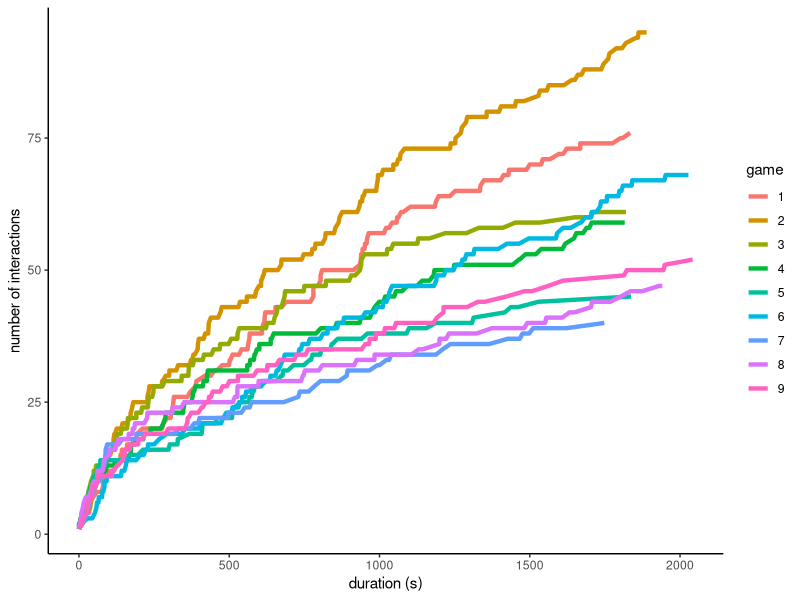
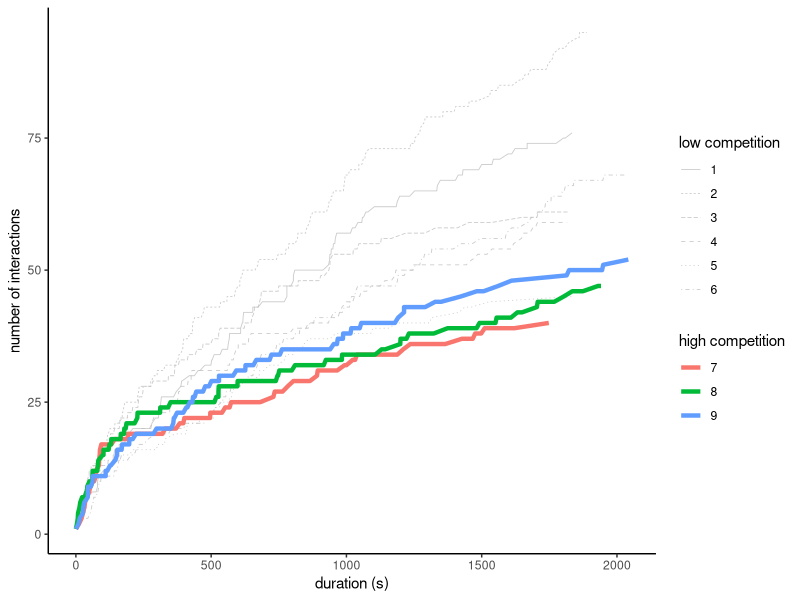
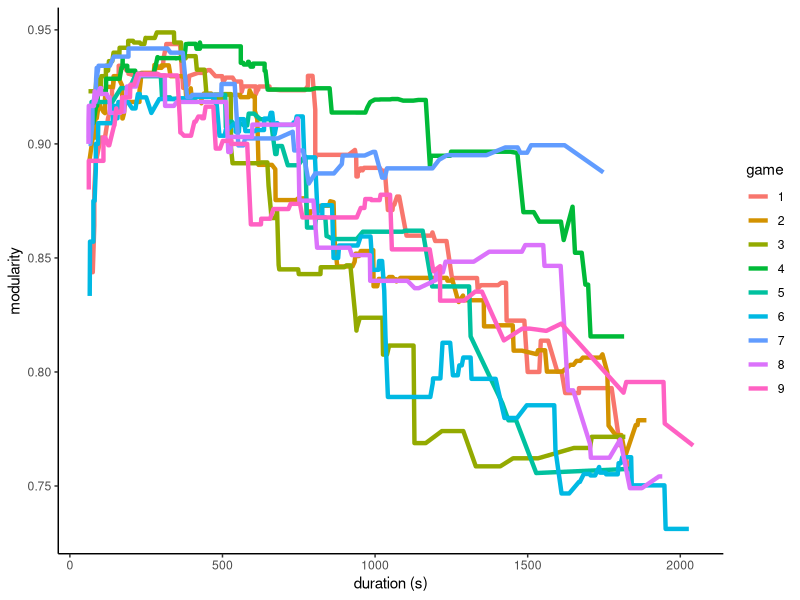
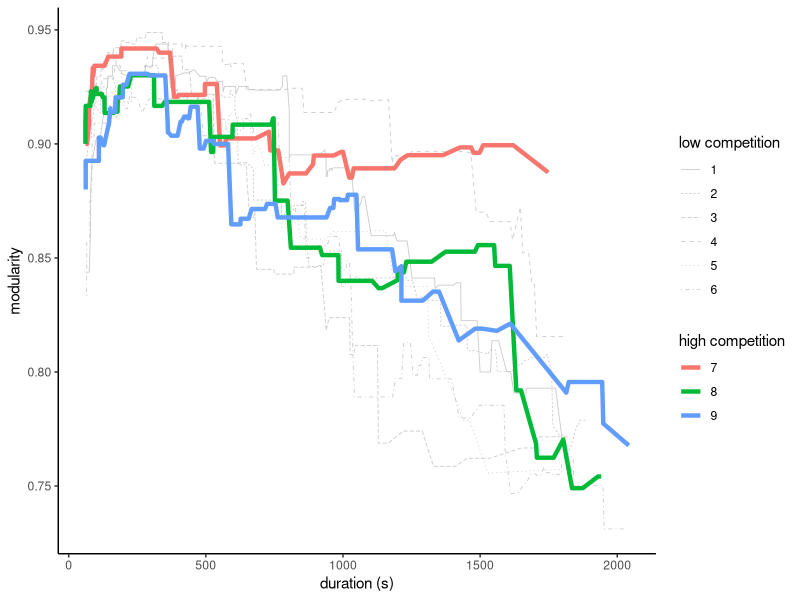
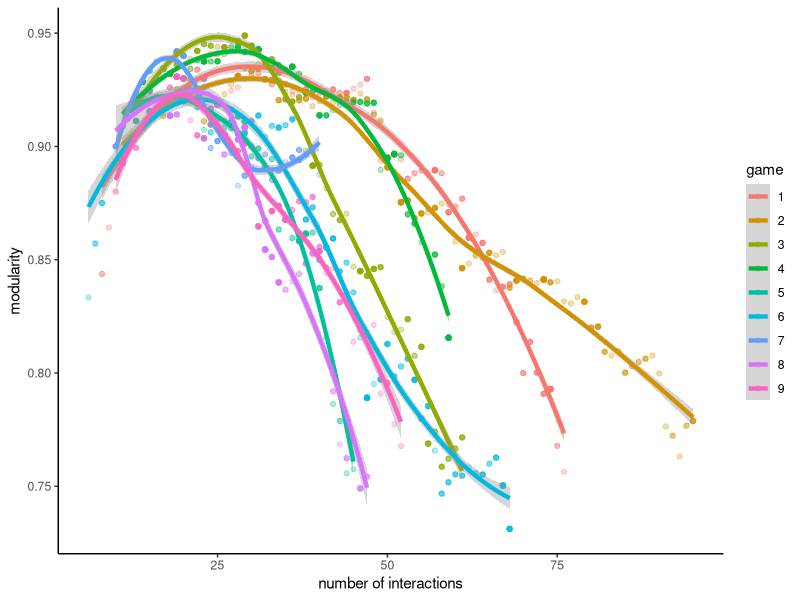
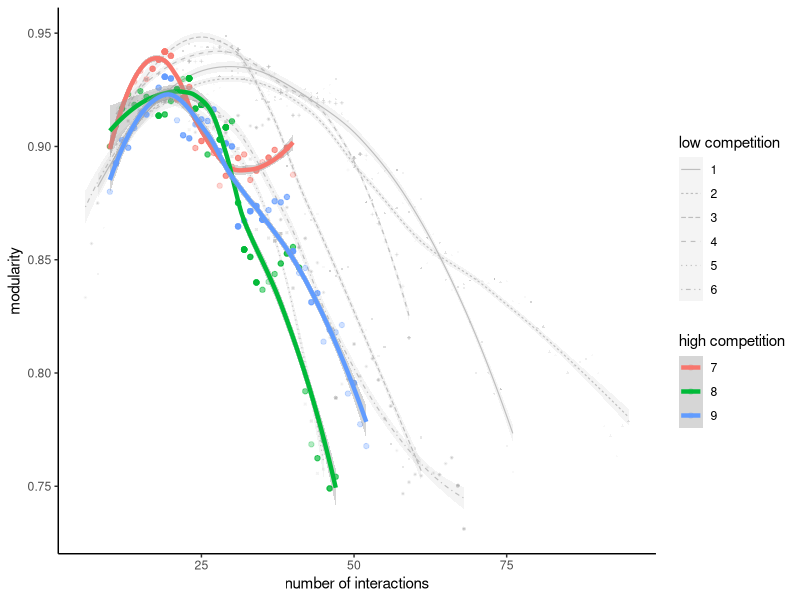
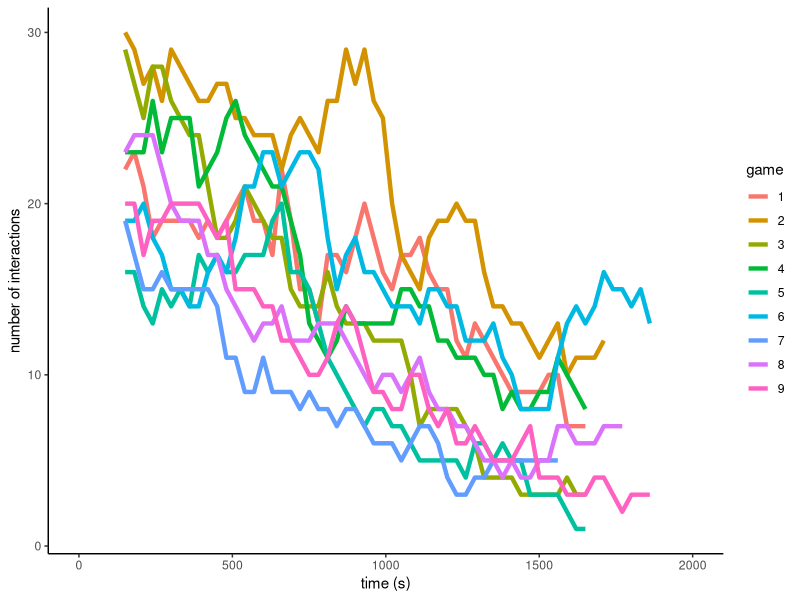
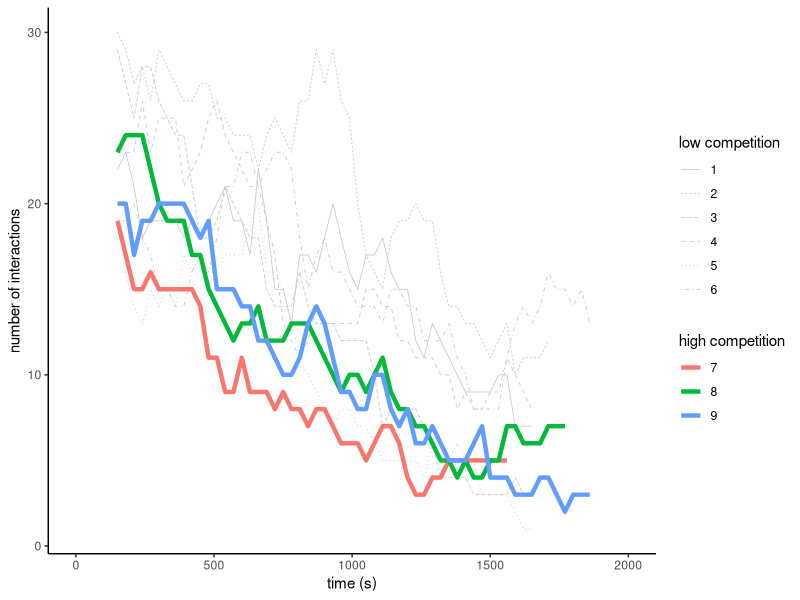

These charts were generated, in order, by the following R code:
library(dplyr)
library(ggplot2)
library(readr)
library(stringr)
library(tidyr)
library(igraph)
library(tidygraph)
library(ggraph)


##### get networks #####

trophic_data <- read_delim("data/raw/Consumption_event_corrected.csv", delim = ";")
metadata <- read_delim("data/raw/Player_Data_corrected.csv", delim = ";") 

# remove row names
trophic_data <- trophic_data %>% select(-"...1")

# check data
head(trophic_data)


# filter games and get temporal networks
make_networks <- function(gameid, type = "binary") {
  
  # select game and compute duration
  game <- trophic_data %>% 
    filter(!is.na(ressource_id), game_id == gameid)  %>% 
    mutate(duration = time - min(time)) %>%
    arrange(duration) %>% 
    mutate(ti = grepl("[0-9]", ressource_id), # Using regex, sort the type of interactions
           type_interaction = case_when(ti == "TRUE" ~ "foraging", # If resource_id = digit --> foraging activity
                                        ti == "FALSE" ~ "predation")) %>% 
    select(-ti) %>% 
    mutate(score = case_when(ressource_type == "Type A" ~ 5,
                             ressource_type == "Type B" ~ 1))
  
  game_foraging <- game %>% 
    filter(type_interaction == "foraging")
  
  game_predation <- game %>% 
    filter(type_interaction == "predation")
  
  
  # get consumer names
  players_game <- game %>% 
    group_by(player_id) %>% 
    summarize() %>% 
    rename(id = player_id)
  
  # get resource name
  patches_game <- game %>% 
    group_by(ressource_id) %>% 
    summarize() %>% 
    rename(id = ressource_id) %>% 
    mutate(id = tolower(id))
  
  # get individuals name
  id <- unique(rbind(players_game, patches_game)) %>% 
    arrange(id) %>%
    pull()
  
  # get number of individuals
  n <- length(id)

  # make initial network
  Ns <- array(0, dim = c(n, n, nrow(game)))
  
  # each matrix corresponds to a different time point
  n1 <- matrix(0, nrow = n, ncol = n)

  # add interactions one at a time 
  if (type == "binary") {
    for (a in 1:nrow(game)) {
      
      i <- which(id == as.character(game[a, "player_id"]))
      j <- which(id == tolower(as.character(game[a, "ressource_id"])))
      
      n1[i,j] <- 1
      
      Ns[,,a] <- n1
    }
  }

  # count frequency of interactions
  if (type == "quantitative") {
    for (a in 1:nrow(game)) {
      
      i <- which(id == as.character(game[a, "player_id"]))
      j <- which(id == tolower(as.character(game[a, "ressource_id"])))
      
      n1[i,j] <- n1[i,j] + 1
      
      Ns[,,a] <- n1
    }
}
  # find individual roles
  metadata_game <- metadata %>% filter(game_id == gameid)
  roles <- id
  
  for (i in 1:length(id)) {
    if (id[i] %in% metadata_game$player_id) {
      roles[i] <- metadata_game$role[metadata_game$player_id == id[i]]
    } else {
      roles[i] <- "ressource"
    }
  }
  return(list(Ns = Ns, duration = game$duration, id = id, roles = roles))
}


##### compute measures #####

# compute number of interactions (herbivory and predatory)
count_links <- function(game) {
  
  links <- rep(0, length(game$duration))
  
  for (a in 1:length(game$duration)) {
    links[a] <- sum(game$Ns[,,a])
  }
  return(links)
}


# compute modularity 
measure_modularity <- function(game) {
  
  mod <- rep(0, length(game$duration))
  
  for (a in 1:length(game$duration)) {
    # make graph (and remove nodes without interactions)
    N <- graph_from_adjacency_matrix(game$Ns[,,a])
    N <- delete.vertices(simplify(N), degree(N)==0)
    # get clusters that maximize modularity and compute modularity
    communities <- cluster_walktrap(N)
    mod[a] <- modularity(N, membership = communities$membership)
  }
  return(mod)
}

df <- data.frame()

for (i in 1:max(trophic_data$game_id)) {
  
  # generate networks for game i and get durations at which observations were observed
  game <- make_networks(i)
  duration <- game$duration
  
  # make graphs
  
  # compute number of links through time
  links <- count_links(game)
  
  # compute modularity through time
  mod <- measure_modularity(game)
  
  # add rows to dataframe
  df <- rbind(df, data.frame(duration = duration, 
                             links = links, 
                             mod = mod,
                             game = rep(i, length(duration))))
}

df <- df %>% 
  mutate(duration = as.numeric(duration), game = as.factor(game))

df_nocomp <- df %>% 
  filter(game %in% c(1:6))

df_comp <- df %>% 
  filter(game %in% c(7:9))

##### visualize data ##### 

# number of interactions through time
(g1 <- ggplot(df, aes(x = duration, y = links, col = game)) +
  geom_line(size = 1.5) +
  xlab("duration (s)") +
  ylab("number of interactions") +
  theme_classic())

ggsave("figures/links_time.png")

(g1comp <- ggplot() +
    geom_line(data = df_nocomp, aes(x = duration, y = links, linetype = game), col = "grey", alpha = 0.8, size = 0.3) +
    geom_line(data = df_comp, aes(x = duration, y = links, col = game), size = 1.5) +
    labs(linetype = "low competition", colour="high competition") +
    xlab("duration (s)") +
    ylab("number of interactions") +
    theme_classic())

ggsave("figures/links_time_comp.png")

# modularity through time (start after 1 min)
(g2 <- ggplot(df %>% filter(duration > 60), aes(x = duration, y = mod, col = game)) +
  geom_line(size = 1.5) +
  xlab("duration (s)") +
  ylab("modularity") +
  theme_classic())

ggsave("figures/mod_time.png")

(g2comp <- ggplot() +
    geom_line(data = df_nocomp %>% filter(duration > 60), aes(x = duration, y = mod, linetype = game), col = "grey", alpha = 0.8, size = 0.3) +
    geom_line(data = df_comp %>% filter(duration > 60), aes(x = duration, y = mod, col = game), size = 1.5) +
    labs(linetype = "low competition", colour="high competition") +
    xlab("duration (s)") +
    ylab("modularity") +
    theme_classic())

ggsave("figures/mod_time_comp.png")


# modularity vs number of interactions (start after 1 min)
(g3 <- ggplot(df %>% filter(duration > 60), aes(x = links, y = mod, col = game)) +
  geom_point(alpha = 0.3) +
  geom_smooth(size = 1.5) +
  xlab("number of interactions") +
  ylab("modularity") +
  theme_classic())

ggsave("figures/mod_links.png")

(g3comp <- ggplot() +
    geom_point(data = df_nocomp %>% filter(duration > 60), aes(x = links, y = mod, shape = game), col = "grey", alpha = 0.1, size = 0.4) +
    geom_smooth(data = df_nocomp %>% filter(duration > 60), aes(x = links, y = mod, linetype = game), col = "grey", alpha = 0.1, size = 0.4) +
    geom_point(data = df_comp %>% filter(duration > 60), aes(x = links, y = mod, col = game), alpha = 0.3) +
    geom_smooth(data = df_comp %>% filter(duration > 60), aes(x = links, y = mod, col = game), size = 1.5) +
    guides(shape = "none") +
    labs(linetype = "low competition", colour="high competition") +
    xlab("number of interactions") +
    ylab("modularity") +
    theme_classic())

ggsave("figures/mod_links_comp.png")



# visualize networks

visualize_network <- function(gameid) {
  
  # select game
  game <- make_networks(gameid)
  
  # convert to graph and simplify
  N <- graph_from_adjacency_matrix(game$Ns[,,dim(game$Ns)[3]])
  N <- delete.vertices(simplify(N), degree(N)==0)
  
  N_tbl <- as_tbl_graph(N)
  
  # visualize network
  ggraph(N_tbl, layout = 'kk', maxiter = 100) + 
    geom_node_point(aes(size = degree(N), col = game$roles)) + 
    scale_size(name = "number of interactions", range = c(2,10)) +
    geom_edge_link(alpha = 0.25, arrow = arrow(length=unit(0.08, "inches"))) +
    theme_graph() +
    scale_color_discrete(name = "roles") 
  
}

for (i in 1:max(trophic_data$game_id)) {
  (gn1 <- visualize_network(i))
  ggsave(filename = paste("figures/networks/network_game",i, ".png", sep = ""), scale = 1.1)
}

##### Instant networks #####

make_networks_t <- function(gameid, wind = 300, int = 30) {
  
  # make quantitative networks (cumulative)
  game_quant <- make_networks(gameid, "quantitative")
  
  # get networks and duration
  Ns <- game_quant$Ns
  d <- as.numeric(game_quant$duration)

  # count number of networks to compute
  n_networks <- round((max(d) - wind) / int)
  
  # initialize instant networks and duration
  Ns_t <- array(0, dim = c(dim(Ns)[1], dim(Ns)[2], n_networks))
  d_t <- rep(0, n_networks) # duration
  ti <- rep(0, n_networks) # initial time
  tf <- rep(0, n_networks) # final time
  
  # get instant networks
  for (i in 1:n_networks) {
    
    tf[i] <- wind + (i-1)*int
    ti[i] <- (i-1)*int + 1
    
    Ns_t[,,i] <- Ns[,,sum(d < tf[i])] - Ns[,,sum(d < ti[i])]
    Ns_t[,,i] <- as.numeric(Ns_t[,,i] > 0)
    d_t[i] <- tf[i] - (tf[i] - ti[i]) / 2
  }
  return(list(Ns = Ns_t, duration = d_t, ti = ti, tf = tf))
}

# compute instant measures for all game
df_t <- data.frame()

for (i in 1:max(trophic_data$game_id)) {
  
  # generate networks for game i and get durations at which observations were observed
  game <- make_networks_t(i)
  duration <- game$duration
  ti <- game$ti
  tf <- game$tf
  
  # make graphs
  
  # compute number of links through time
  links <- count_links(game)
  
  # compute modularity through time
  mod <- measure_modularity(game)
  
  # add rows to dataframe
  df_t <- rbind(df_t, data.frame(duration = duration, 
                             ti = ti, 
                             tf = tf,
                             links = links, 
                             mod = mod,
                             game = rep(i, length(duration))))
}

df_t <- df_t %>% 
  mutate(duration = as.numeric(duration), game = as.factor(game))

df_t_nocomp <- df_t %>% 
  filter(game %in% c(1:6))

df_t_comp <- df_t %>% 
  filter(game %in% c(7:9))

(g4 <- ggplot(df_t, aes(x = duration, y = links, col = game)) +
  geom_line(size = 1.5) +
  xlim(0, 2000) +
  xlab("time (s)") +
  ylab("number of interactions") +
  theme_classic())

ggsave("figures/links_time_instant.png")


(g4comp <- ggplot() +
    geom_line(data = df_t_nocomp, aes(x = duration, y = links, linetype = game), col = "grey", alpha = 0.8, size = 0.3) +
    geom_line(data = df_t_comp, aes(x = duration, y = links, col = game), size = 1.5) +
    xlim(0, 2000) +
    xlab("time (s)") +
    ylab("number of interactions") +
    labs(linetype = "low competition", colour="high competition") +
    theme_classic())

ggsave("figures/links_time_instant_comp.png")



(g5 <- ggplot(df_t, aes(x = duration, y = mod, col = game)) +
  geom_line(size = 1.5) +
  xlim(0, 2000) +
  ylim(0.6, 1) +
  xlab("time (s)") +
  ylab("modularity") +
  theme_classic())

ggsave("figures/mod_time_instant.png")

(g5comp <- ggplot() +
    geom_line(data = df_t_nocomp, aes(x = duration, y = mod, linetype = game), col = "grey", alpha = 0.8, size = 0.3) +
    geom_line(data = df_t_comp, aes(x = duration, y = mod, col = game), size = 1.5) +
    xlim(0, 2000) +
    ylim(0.6, 1) +
    xlab("time (s)") +
    ylab("modularity") +
    labs(linetype = "low competition", colour="high competition") +
    theme_classic())

ggsave("figures/mod_time_instant_comp.png")
